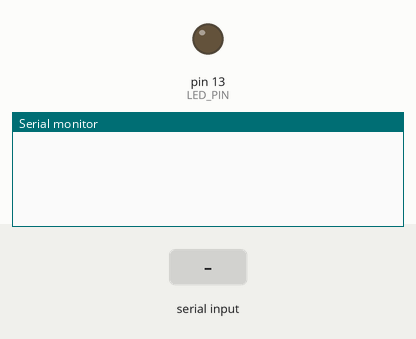
Bench run of a sketch on a simulated Arduino Uno, built with avr-gcc and run on an emulated ATmega328P. Shown: output pins drawn as LEDs (lit = HIGH), the last lines printed to the serial monitor. The inputs (shaded band) are chosen by the test bench.

Above: at 1.2 s.
1.3 s: "PING\n" received over Serial
At 2.5 s:
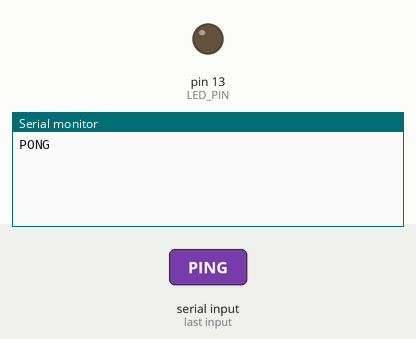
2.8 s: "1\n" received over Serial
At 3.5 s:
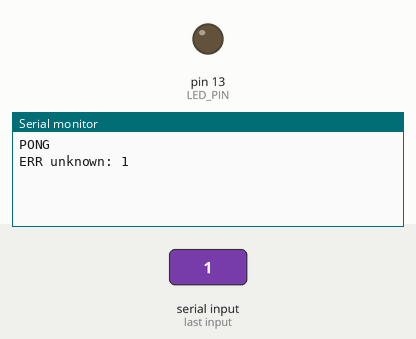

The sketch:

serial_report_93.ino
```cpp
// snippet: serial_report_93
// tags: serial, report, uart, softwareserial
// boards: avr, megaavr, rp2040
// not-tags: romi32u4
// library: SoftwareSerial
// description: Heartbeat: regardless of other activity, print ALIVE:<millis()> every 5 seconds using millis
// prompts: heartbeat, regardless, other, activity, alive, <millis()>
// verified: compile-only
// source: kd-generated (id 93)
// exact-include: SoftwareSerial.h

#include <SoftwareSerial.h>

const int LED_PIN = LED_BUILTIN;
const unsigned long HEARTBEAT_INTERVAL = 5000;
const unsigned long COMMAND_INTERVAL = 100;

unsigned long prevHeartbeatMs = 0;
unsigned long prevCommandMs = 0;
String inputBuf = "";
bool lineReady = false;

void setup() {
  Serial.begin(9600);
  pinMode(LED_PIN, OUTPUT);
}

void processCommand(const String& cmd) {
  if (cmd == "PING") {
    Serial.println("PONG");
  } else if (cmd == "STATUS") {
    Serial.print("ALIVE: "); Serial.println(millis());
  } else {
    Serial.print("ERR unknown: "); Serial.println(cmd);
  }
}

void loop() {
  // Handle heartbeat
  unsigned long now = millis();
  if (now - prevHeartbeatMs >= HEARTBEAT_INTERVAL) {
    prevHeartbeatMs = now;
    Serial.print("ALIVE: "); Serial.println(now);
  }

  // Handle serial commands
  while (Serial.available()) {
    char c = Serial.read();
    if (c == '\n') { lineReady = true; break; }
    if (c != '\r') inputBuf += c;
  }

  if (lineReady) {
    inputBuf.trim();
    if (inputBuf.length() > 0) processCommand(inputBuf);
    inputBuf = "";
    lineReady = false;
  }

  // Non-blocking work can go here
}
```

Measured:
- after the input at 1.3 s, the serial monitor: prints a new line at once (image 1)
- after the input at 2.8 s, the serial monitor: prints a new line at once (image 2)
